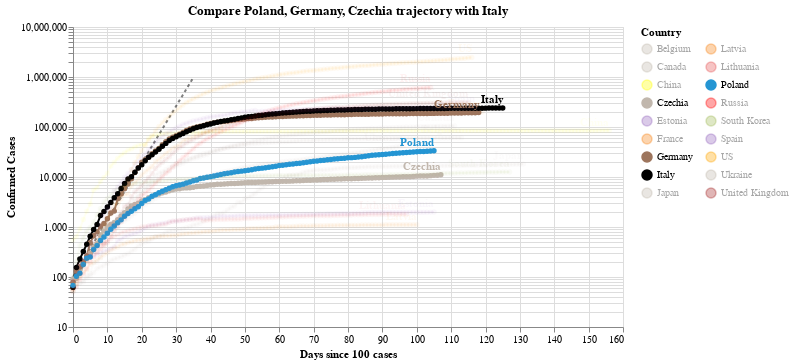

This figure's notebook cell:
### Code cell
#hide_input
chart2 = make_since_chart(dff2,['Poland', 'Germany', 'Czechia'], baseline_countries)
chart2

### Figure 1 — Vega-Lite specification as saved in the notebook (floating-point values rounded to 4 significant figures; data arrays with more than 128 entries replaced by an {"elided": "..."} marker saying what was removed)
{"config": {"view": {"continuousWidth": 400, "continuousHeight": 300}}, "layer": [{"data": {"name": "data-628230001892d6798b50651be41d1b3e"}, "mark": {"type": "line", "color": "black", "opacity": 0.5, "strokeDash": [3, 3]}, "encoding": {"x": {"type": "quantitative", "field": "Days since 100 cases"}, "y": {"type": "quantitative", "field": "Confirmed Cases"}}}, {"data": {"name": "data-97d416d33672a2d68bd29a7aa754a843"}, "mark": {"type": "line", "point": true}, "encoding": {"color": {"type": "nominal", "field": "Country", "legend": {"columns": 2}, "scale": {"domain": ["Belgium", "Canada", "China", "Czechia", "Estonia", "France", "Germany", "Italy", "Japan", "Latvia", "Lithuania", "Poland", "Russia", "South Korea", "Spain", "US", "Ukraine", "United Kingdom"], "range": ["#C1B7AD", "#C1B7AD", "yellow", "#C1B7AD", "#9467bd", "#F58518", "#9D755D", "black", "#C1B7AD", "#F58518", "#E45756", "#2495D3", "red", "#A1BA59", "#9467bd", "orange", "#C1B7AD", "brown"]}}, "opacity": {"condition": {"value": 1, "selection": "selector002"}, "value": 0.05}, "tooltip": [{"type": "nominal", "field": "Country"}, {"type": "temporal", "field": "Date"}, {"type": "quantitative", "field": "Confirmed Cases"}, {"type": "quantitative", "field": "Days since 100 cases"}], "x": {"type": "quantitative", "field": "Days since 100 cases"}, "y": {"type": "quantitative", "field": "Confirmed Cases", "scale": {"type": "log"}}}, "selection": {"selector002": {"type": "multi", "fields": ["Country"], "bind": "legend", "init": [{"Country": "Poland"}, {"Country": "Germany"}, {"Country": "Czechia"}, {"Country": "Italy"}]}}, "width": 550}, {"data": {"name": "data-97d416d33672a2d68bd29a7aa754a843"}, "mark": {"type": "text", "align": "right", "dy": -8, "fontWeight": "bold"}, "encoding": {"color": {"type": "nominal", "field": "Country", "legend": {"columns": 2}, "scale": {"domain": ["Belgium", "Canada", "China", "Czechia", "Estonia", "France", "Germany", "Italy", "Japan", "Latvia", "Lithuania", "Poland", "Russia", "South Korea", "Spain", "US", "Ukraine", "United Kingdom"], "range": ["#C1B7AD", "#C1B7AD", "yellow", "#C1B7AD", "#9467bd", "#F58518", "#9D755D", "black", "#C1B7AD", "#F58518", "#E45756", "#2495D3", "red", "#A1BA59", "#9467bd", "orange", "#C1B7AD", "brown"]}}, "opacity": {"condition": {"value": 1, "selection": "selector002"}, "value": 0.05}, "text": {"type": "nominal", "field": "Country"}, "tooltip": [{"type": "nominal", "field": "Country"}, {"type": "temporal", "field": "Date"}, {"type": "quantitative", "field": "Confirmed Cases"}, {"type": "quantitative", "field": "Days since 100 cases"}], "x": {"type": "quantitative", "field": "Days since 100 cases"}, "y": {"type": "quantitative", "field": "Confirmed Cases", "scale": {"type": "log"}}}, "transform": [{"filter": "(datum['Date'] >= 1593129600000)"}], "width": 550}], "title": "Compare Poland, Germany, Czechia trajectory with Italy", "$schema": "https://vega.github.io/schema/vega-lite/v4.0.2.json", "datasets": {"data-628230001892d6798b50651be41d1b3e": [{"Days since 100 cases": 0, "Confirmed Cases": 100.0}, {"Days since 100 cases": 1, "Confirmed Cases": 130.0}, {"Days since 100 cases": 2, "Confirmed Cases": 169.0}, {"Days since 100 cases": 3, "Confirmed Cases": 219.7}, {"Days since 100 cases": 4, "Confirmed Cases": 285.6}, {"Days since 100 cases": 5, "Confirmed Cases": 371.3}, {"Days since 100 cases": 6, "Confirmed Cases": 482.7}, {"Days since 100 cases": 7, "Confirmed Cases": 627.5}, {"Days since 100 cases": 8, "Confirmed Cases": 815.7}, {"Days since 100 cases": 9, "Confirmed Cases": 1060.0}, {"Days since 100 cases": 10, "Confirmed Cases": 1379.0}, {"Days since 100 cases": 11, "Confirmed Cases": 1792.0}, {"Days since 100 cases": 12, "Confirmed Cases": 2330.0}, {"Days since 100 cases": 13, "Confirmed Cases": 3029.0}, {"Days since 100 cases": 14, "Confirmed Cases": 3937.0}, {"Days since 100 cases": 15, "Confirmed Cases": 5119.0}, {"Days since 100 cases": 16, "Confirmed Cases": 6654.0}, {"Days since 100 cases": 17, "Confirmed Cases": 8650.0}, {"Days since 100 cases": 18, "Confirmed Cases": 11250.0}, {"Days since 100 cases": 19, "Confirmed Cases": 14620.0}, {"Days since 100 cases": 20, "Confirmed Cases": 19000.0}, {"Days since 100 cases": 21, "Confirmed Cases": 24710.0}, {"Days since 100 cases": 22, "Confirmed Cases": 32120.0}, {"Days since 100 cases": 23, "Confirmed Cases": 41750.0}, {"Days since 100 cases": 24, "Confirmed Cases": 54280.0}, {"Days since 100 cases": 25, "Confirmed Cases": 70560.0}, {"Days since 100 cases": 26, "Confirmed Cases": 91730.0}, {"Days since 100 cases": 27, "Confirmed Cases": 119300.0}, {"Days since 100 cases": 28, "Confirmed Cases": 155000.0}, {"Days since 100 cases": 29, "Confirmed Cases": 201500.0}, {"Days since 100 cases": 30, "Confirmed Cases": 262000.0}, {"Days since 100 cases": 31, "Confirmed Cases": 340600.0}, {"Days since 100 cases": 32, "Confirmed Cases": 442800.0}, {"Days since 100 cases": 33, "Confirmed Cases": 575600.0}, {"Days since 100 cases": 34, "Confirmed Cases": 748300.0}, {"Days since 100 cases": 35, "Confirmed Cases": 972800.0}], "data-97d416d33672a2d68bd29a7aa754a843": {"elided": "2080 records"}}}
